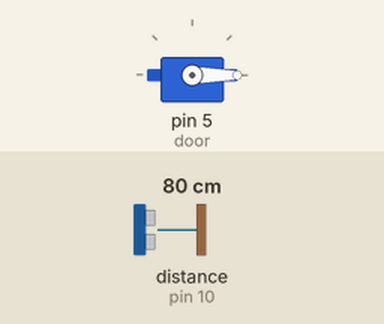
Bench run of a sketch on a simulated Arduino Uno, built with avr-gcc and run on an emulated ATmega328P. Parts: servo. Wiring (inferred from the names in the program): ultrasonic range finder: trigger pin 9; echo pin 10. Inputs (shaded band) come from the test bench; at power-on: distance to the obstacle (sensor on pin 10) 80 cm. The echo pulse lasts 58.3 µs per cm.

Above: at 1.2 s.
1.3 s: distance to the obstacle (sensor on pin 10) set to 35 cm
2.8 s: distance to the obstacle (sensor on pin 10) set to 28 cm
At 3.6 s:
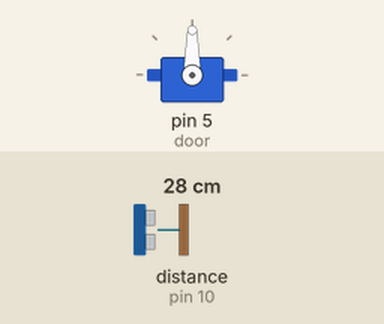
4.3 s: distance to the obstacle (sensor on pin 10) set to 60 cm
At 4.8 s:
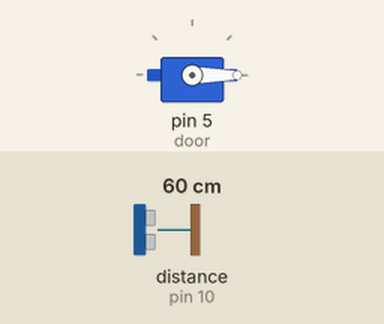
5.8 s: distance to the obstacle (sensor on pin 10) set to 2 cm
At 6.8 s:
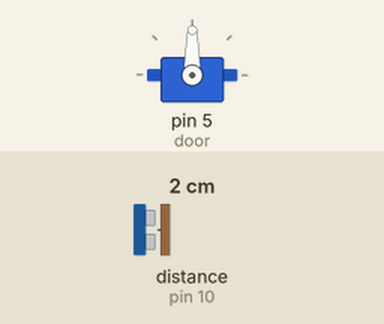
Timing chart, 0 to 8.3 s (numbered marks = the images above; inputs shaded):
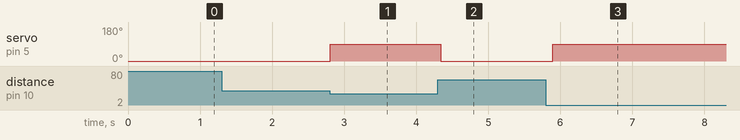

Measured:
- the behaviour switches between 32 and 31 cm on distance to the obstacle (sensor on pin 10) (found by bisection; images 0 and 1)
- after the input at 1.3 s, every drawn part: stays the same
- after the input at 2.8 s, servo on pin 5 (door): 0° → 90° at once
- after the input at 4.3 s, servo on pin 5 (door): 90° → 0° at once
- after the input at 5.8 s, servo on pin 5 (door): 0° → 90° after 0.10 s

The sketch:

ultrasondor.ino
```cpp
#include <Servo.h>
const int TX = 9; // the TRIG pin
const int RX = 10; // the ECHO pin
long duration;
long distance;
Servo door;
void setup() {
  door.attach(5);
  pinMode(TX, OUTPUT);
  pinMode(RX, INPUT);
  door.write(0); // Initial position
}
void loop() {
  distance = calculateDistance();
  if (distance <= 30) {
    door.write(90); // Open door position
  } else {
    door.write(0); // Closed door position
  }
  delay(100);
}
// Function to calculate distance
long calculateDistance() {
  digitalWrite(TX, LOW);
  delayMicroseconds(2);
  digitalWrite(TX, HIGH);
  delayMicroseconds(10);
  digitalWrite(TX, LOW);
  duration = pulseIn(RX, HIGH);
  return (0.034 * duration) / 2; // Return calculated distance
}
```
